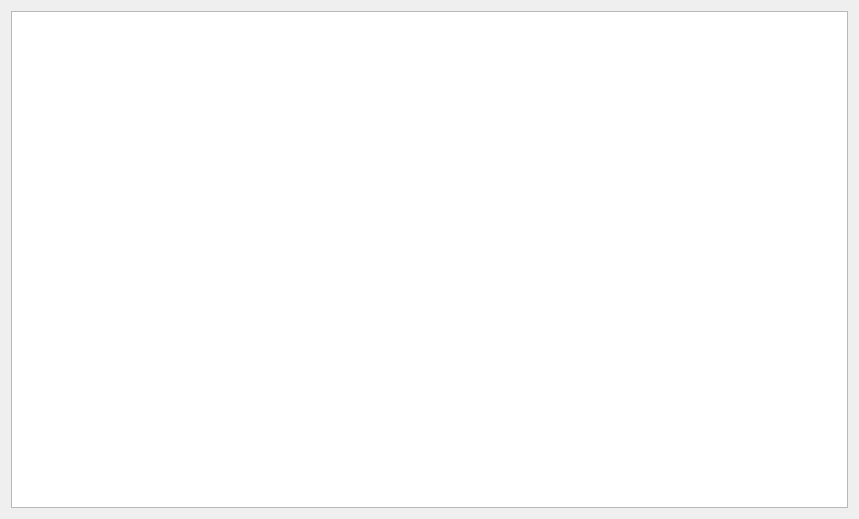
<?xml version="1.0" encoding="UTF-8"?>
<ui version="4.0">
 <class>Form</class>
 <widget class="QWidget" name="Form">
  <property name="windowModality">
   <enum>Qt::NonModal</enum>
  </property>
  <property name="geometry">
   <rect>
    <x>0</x>
    <y>0</y>
    <width>859</width>
    <height>519</height>
   </rect>
  </property>
  <property name="windowTitle">
   <string>DebugLog</string>
  </property>
  <property name="windowIcon">
   <iconset resource="../res.qrc">
    <normaloff>:/assets/icon.svg</normaloff>:/assets/icon.svg</iconset>
  </property>
  <property name="WindowFlags" stdset="0">
   <cstring>0x00000001</cstring>
  </property>
  <layout class="QVBoxLayout" name="verticalLayout">
   <item>
    <widget class="QPlainTextEdit" name="debugT">
     <property name="readOnly">
      <bool>true</bool>
     </property>
     <property name="plainText">
      <string/>
     </property>
     <property name="placeholderText">
      <string>Loading...</string>
     </property>
    </widget>
   </item>
  </layout>
 </widget>
 <resources>
  <include location="../res.qrc"/>
 </resources>
 <connections/>
</ui>
